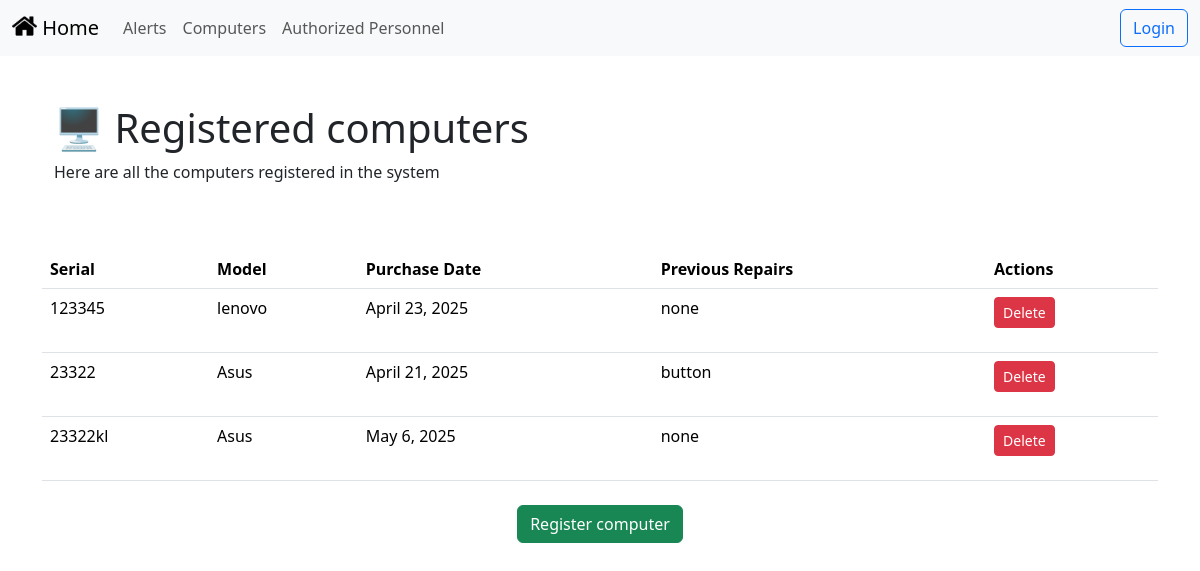
/computadoras/, run on the app's committed database.
### administration/models.py (models this page shows)
class Computer(models.Model):
    serial = models.CharField(max_length=100, unique=True)
    model = models.CharField(max_length=100)
    purchase_date = models.DateField()  # 👈 Este debe ser un DateField
    previous_repairs = models.TextField(blank=True, null=True)

### administration/views.py (the view)
# urls.py: path('computadoras/', computers_view, name='computadoras'),
def computers_view(request):
    computadoras = Computer.objects.all()  # Obtener todas las computadoras
    return render(request, 'computers.html', {'computadoras': computadoras})

### administration/templates/computers.html (shortened to what this page needs)
{% extends 'base.html' %}
{% block content %}
<div class="container align-text-top mt-5">
    <h1>🖥️ Registered computers</h1>
    <p>Here are all the computers registered in the system</p>
    <div style="height: 50px;"></div>
</div>
<table class="table">
    <thead>
        <tr>
            <th>Serial</th>
            <th>Model</th>
            <th>Purchase Date</th>
            <th>Previous Repairs</th>
            <th>Actions</th>
        </tr>
    </thead>
    <tbody>
        {% for c in computadoras %}
        <tr>
            <td>{{ c.serial }}</td>
            <td>{{ c.model }}</td>
            <td>{{ c.purchase_date }}</td>
            <td>{{ c.previous_repairs }}</td>
            <td>
                <form action="{% url 'eliminar_computadora' c.id %}" method="POST" onsubmit="return confirm('¿Estás seguro de que deseas eliminar esta computadora?');">
                    <button type="submit" class="btn btn-danger btn-sm">Delete</button>
                </form>
            </td>
        </tr>
        {% endfor %}
    </tbody>
</table>
<div class="text-center mt-4">
    <a href="{% url 'registrar_computadora' %}"
       class="btn btn-success"
       title="Ir al formulario de registro de computadora"
       aria-label="Register computera">
       Register computer
    </a>
</div>
{% endblock %}

### data on the page
Computer: serial "123345", model "lenovo", purchase_date "April 23, 2025", previous_repairs "none"
Computer: serial "23322", model "Asus", purchase_date "April 21, 2025", previous_repairs "button"
Computer: serial "23322kl", model "Asus", purchase_date "May 6, 2025", previous_repairs "none"
